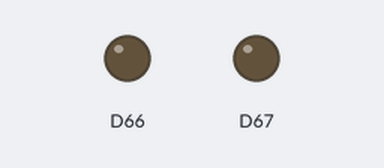
The sketch below on a simulated Arduino Due. Shown: output pins drawn as LEDs (lit = HIGH).

Above: at 0.15 s.
Timing chart, 0 to 0.3 s (numbered marks = the images above):
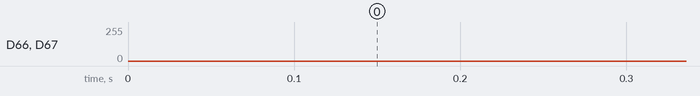

The sketch:

sinewave_script3.ino
```cpp
//This script generates 3 sine waves at different phases at offset, need to figure out how to control other DAC

//Constants
#define MAX_SAMPLES 1024 //There are 120 elements in array
#define DAC_RESOLUTION 12

//Variables
int i = 0; //Iterate through wave values for wave 1
int j = 0; //Iterate through wave values for wave 2
int offsetdeg = 120; //120 degrees
int offset; ////Formula: offset degrees * num of samples / 360

//sine wave lookup table
static int sinewave1[MAX_SAMPLES] =
{
1536,1545,1554,1564,1573,1583,1592,1601,1611,1620,1630,1639,1649,1658,1667,
1677,1686,1696,1705,1714,1724,1733,1742,1752,1761,1770,1780,1789,1798,1808,
1817,1826,1835,1845,1854,1863,1872,1881,1891,1900,1909,1918,1927,1936,1945,
1955,1964,1973,1982,1991,2000,2009,2018,2027,2035,2044,2053,2062,2071,2080,
2089,2097,2106,2115,2124,2132,2141,2150,2158,2167,2176,2184,2193,2201,2210,
2218,2227,2235,2243,2252,2260,2268,2277,2285,2293,2301,2309,2317,2326,2334,
2342,2350,2358,2366,2374,2381,2389,2397,2405,2413,2420,2428,2436,2443,2451,
2459,2466,2474,2481,2488,2496,2503,2510,2518,2525,2532,2539,2546,2553,2560,
2567,2574,2581,2588,2595,2602,2609,2615,2622,2629,2635,2642,2648,2655,2661,
2668,2674,2680,2687,2693,2699,2705,2711,2717,2723,2729,2735,2741,2747,2753,
2758,2764,2770,2775,2781,2786,2792,2797,2802,2808,2813,2818,2823,2829,2834,
2839,2844,2848,2853,2858,2863,2868,2872,2877,2881,2886,2890,2895,2899,2904,
2908,2912,2916,2920,2924,2928,2932,2936,2940,2944,2947,2951,2955,2958,2962,
2965,2969,2972,2975,2979,2982,2985,2988,2991,2994,2997,3000,3003,3005,3008,
3011,3013,3016,3018,3021,3023,3025,3028,3030,3032,3034,3036,3038,3040,3042,
3044,3045,3047,3049,3050,3052,3053,3055,3056,3057,3059,3060,3061,3062,3063,
3064,3065,3066,3066,3067,3068,3068,3069,3069,3070,3070,3070,3071,3071,3071,
3071,3071,3071,3071,3071,3070,3070,3070,3069,3069,3069,3068,3067,3067,3066,
3065,3064,3063,3062,3061,3060,3059,3058,3057,3055,3054,3053,3051,3050,3048,
3046,3045,3043,3041,3039,3037,3035,3033,3031,3029,3027,3024,3022,3020,3017,
3015,3012,3009,3007,3004,3001,2998,2996,2993,2990,2987,2983,2980,2977,2974,
2970,2967,2964,2960,2957,2953,2949,2946,2942,2938,2934,2930,2926,2922,2918,
2914,2910,2906,2901,2897,2893,2888,2884,2879,2875,2870,2865,2861,2856,2851,
2846,2841,2836,2831,2826,2821,2816,2810,2805,2800,2794,2789,2784,2778,2772,
2767,2761,2755,2750,2744,2738,2732,2726,2720,2714,2708,2702,2696,2690,2684,
2677,2671,2665,2658,2652,2645,2639,2632,2625,2619,2612,2605,2599,2592,2585,
2578,2571,2564,2557,2550,2543,2536,2529,2521,2514,2507,2499,2492,2485,2477,
2470,2462,2455,2447,2440,2432,2424,2417,2409,2401,2393,2385,2378,2370,2362,
2354,2346,2338,2330,2322,2313,2305,2297,2289,2281,2272,2264,2256,2247,2239,
2231,2222,2214,2205,2197,2188,2180,2171,2163,2154,2145,2137,2128,2119,2111,
2102,2093,2084,2075,2067,2058,2049,2040,2031,2022,2013,2004,1995,1986,1977,
1968,1959,1950,1941,1932,1923,1914,1904,1895,1886,1877,1868,1858,1849,1840,
1831,1821,1812,1803,1794,1784,1775,1766,1756,1747,1738,1728,1719,1710,1700,
1691,1681,1672,1663,1653,1644,1634,1625,1616,1606,1597,1587,1578,1569,1559,
1550,1540,1531,1521,1512,1502,1493,1484,1474,1465,1455,1446,1437,1427,1418,
1408,1399,1390,1380,1371,1361,1352,1343,1333,1324,1315,1305,1296,1287,1277,
1268,1259,1250,1240,1231,1222,1213,1203,1194,1185,1176,1167,1157,1148,1139,
1130,1121,1112,1103,1094,1085,1076,1067,1058,1049,1040,1031,1022,1013,1004,
996,987,978,969,960,952,943,934,926,917,908,900,891,883,874,
866,857,849,840,832,824,815,807,799,790,782,774,766,758,749,
741,733,725,717,709,701,693,686,678,670,662,654,647,639,631,
624,616,609,601,594,586,579,572,564,557,550,542,535,528,521,
514,507,500,493,486,479,472,466,459,452,446,439,432,426,419,
413,406,400,394,387,381,375,369,363,357,351,345,339,333,327,
321,316,310,304,299,293,287,282,277,271,266,261,255,250,245,
240,235,230,225,220,215,210,206,201,196,192,187,183,178,174,
170,165,161,157,153,149,145,141,137,133,129,125,122,118,114,
111,107,104,101,97,94,91,88,84,81,78,75,73,70,67,
64,62,59,56,54,51,49,47,44,42,40,38,36,34,32,
30,28,26,25,23,21,20,18,17,16,14,13,12,11,10,
9,8,7,6,5,4,4,3,2,2,2,1,1,1,0,
0,0,0,0,0,0,0,1,1,1,2,2,3,3,4,
5,5,6,7,8,9,10,11,12,14,15,16,18,19,21,
22,24,26,27,29,31,33,35,37,39,41,43,46,48,50,
53,55,58,60,63,66,68,71,74,77,80,83,86,89,92,
96,99,102,106,109,113,116,120,124,127,131,135,139,143,147,
151,155,159,163,167,172,176,181,185,190,194,199,203,208,213,
218,223,227,232,237,242,248,253,258,263,269,274,279,285,290,
296,301,307,313,318,324,330,336,342,348,354,360,366,372,378,
384,391,397,403,410,416,423,429,436,442,449,456,462,469,476,
483,490,497,504,511,518,525,532,539,546,553,561,568,575,583,
590,597,605,612,620,628,635,643,651,658,666,674,682,690,697,
705,713,721,729,737,745,754,762,770,778,786,794,803,811,819,
828,836,844,853,861,870,878,887,895,904,913,921,930,939,947,
956,965,974,982,991,1000,1009,1018,1027,1036,1044,1053,1062,1071,1080,
1089,1098,1107,1116,1126,1135,1144,1153,1162,1171,1180,1190,1199,1208,1217,
1226,1236,1245,1254,1263,1273,1282,1291,1301,1310,1319,1329,1338,1347,1357,
1366,1375,1385,1394,1404,1413,1422,1432,1441,1451,1460,1470,1479,1488,1498,
1507,1517,1526,1536
};

static int sinewave2[MAX_SAMPLES]; //2nd wave starts at offset
static int sinewave3[MAX_SAMPLES]; //3rd wave starts at 2*offset

void setup()
{
  //Set DACs as outputs
  pinMode(DAC0, OUTPUT);
  pinMode(DAC1, OUTPUT);
  analogWriteResolution(DAC_RESOLUTION); //Set up resolution
  offset = offsetdeg*MAX_SAMPLES/360; //Calculate offset

  generateSineShifted(offset, sinewave2); //Copy values from lookup table starting at offset on sinewave2
  generateSineShifted(offset*2, sinewave3); //Copy values from lookup table starting at offsetX2 on sinewave3

}

//This method fills an array to generate a sine wave starting at offset offs
void generateSineShifted(int offs, int * wave)
{
  //Copy values from lookup table starting at offset on sinewave
  j=0;
  for (i=offs ; i< MAX_SAMPLES ; i++) //Start from offset of i until max samples of i
    wave[j++] = sinewave1[i];
  i = 0; //Reset i
  for (j=j ; j < MAX_SAMPLES ; j++) //Start from where left off on sinewave2 and copy values of sinewave1 from 0 to offset
    wave[j] = sinewave1[i++];
  i=0; //Reset i
}

void loop()
{

    i = (i+1)%MAX_SAMPLES; // Next element, and if reached last, go back to 0

    analogWrite(DAC0, sinewave1[i]); //Write every element of sinewave1
    analogWrite(DAC1, sinewave2[i]); //Write every element of sinewave2 (2nd wave phase shifted by offset)

    //analogWrite(OTHER DAC HERE!, sinewave3[i]); //Write every element of sinewave3 (3rd wave phase shifted by offsetX2)
}
```
